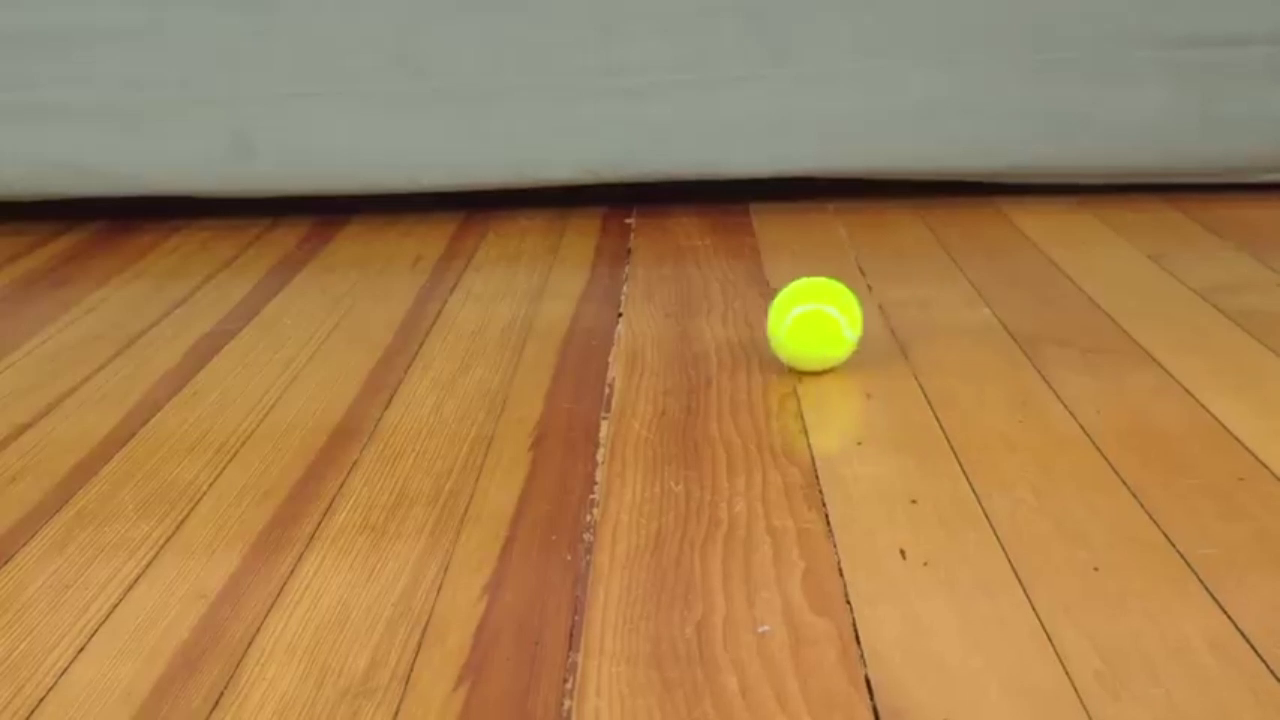
#> input picture frame 7 of dataset/vd2.mp4, 1280 x 720 px, given in place of the camera
$ python main.py
#> lines starting #> are read from the running program, lines starting #| are printed output that depends on the picture; after the words box and inside, x2 and y2 are one past the last pixel; in counts of white or black regions, pixels touching at a corner belong together
### AlphaBot.py
import time
import serial

ser = serial.Serial(
    port = 'COM5',
    baudrate = 9600,
    parity = serial.PARITY_NONE,
    stopbits = serial.STOPBITS_ONE,
    bytesize = serial.EIGHTBITS,
    timeout = 1
)
class AlphaBot(object):

    def __init__(self):
        pass
    def forward(self):
        ser.write(b"1")
        ser.flush()
    def backward(self):
        ser.write(b"4")
        ser.flush()
    def right(self):
        ser.write(b"2")
        ser.flush()
    def left(self):
        ser.write(b"3")
        ser.flush()
    def stop(self):
        ser.write(b"0")
        ser.flush()
    def close(self):
        ser.close()

### main.py
import cv2
import numpy as np
from AlphaBot import AlphaBot


car = AlphaBot()


# Kernel để sử dụng trong các phép toán morphology
kernel = np.ones((5, 5), np.uint8)

# Uncomment và đặt đường dẫn đến video nếu bạn muốn xử lý video
video_path = "dataset/vd2.mp4"
cap = cv2.VideoCapture(1)
if not cap.isOpened():
    print("Error: Could not open video file.")
    exit()
center = (0,0)

# Lấy thông tin của video để tạo video output
width = 320 #int(cap.get(3))
height = 240 #int(cap.get(4))
original_fps = cap.get(5)

# Giảm tốc độ fps xuống còn 10
target_fps = 10
frame_interval = int(original_fps / target_fps)

# Tạo video output
#fourcc = cv2.VideoWriter_fourcc(*'XVID')
#out = cv2.VideoWriter('output_video.avi', fourcc, target_fps, (width, height))

# Biến đường dẫn đến hình ảnh mẫu
image_path = "test.jpg"

# Hàm không làm gì
def nothing(x):
    pass

# Tạo các cửa sổ cho việc hiển thị các thành phần của ảnh
cv2.namedWindow('HueComp')
cv2.namedWindow('SatComp')
cv2.namedWindow('ValComp')
cv2.namedWindow('closing')
cv2.namedWindow('tracking')

# Tạo trackbar để điều chỉnh ngưỡng màu sắc
cv2.createTrackbar('hmin', 'HueComp', 32, 179, nothing)
cv2.createTrackbar('hmax', 'HueComp', 80, 179, nothing)

# Tạo trackbar để điều chỉnh ngưỡng độ bão hòa màu
cv2.createTrackbar('smin', 'SatComp', 90, 255, nothing)
cv2.createTrackbar('smax', 'SatComp', 155, 255, nothing)

# Tạo trackbar để điều chỉnh ngưỡng độ giá trị màu
cv2.createTrackbar('vmin', 'ValComp', 83, 255, nothing)
cv2.createTrackbar('vmax', 'ValComp', 177, 255, nothing)

# Khởi tạo biến lưu giữ tâm trước đó
prev_center = None

frame_count = 0

while True:
    buzz = 0
    _, frame = cap.read()
#> frame is the input picture: shape (720, 1280, 3); mean B, G, R 82.1, 129.1, 165.9
    frame = cv2.flip(frame, 0)
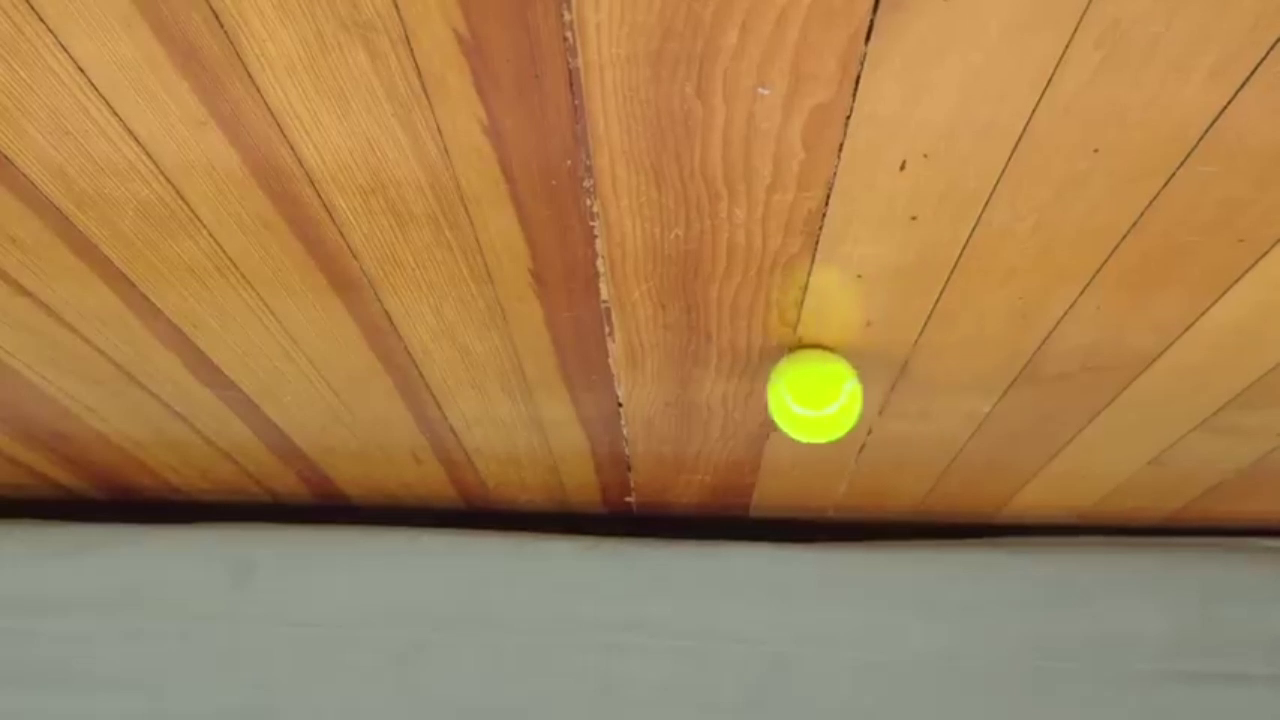
#> frame: shape (720, 1280, 3); mean B, G, R 82.1, 129.1, 165.9


    frame = cv2.resize(frame, (320, 240),
                interpolation = cv2.INTER_LINEAR)
#> frame: shape (240, 320, 3)
    # Làm mờ ảnh để giảm nhiễu
    frame = cv2.GaussianBlur(frame, (15, 15), 0)

    # Chuyển đổi ảnh sang không gian màu HSV
    hsv = cv2.cvtColor(frame, cv2.COLOR_BGR2HSV)
#> hsv: shape (240, 320, 3); mean H, S, V 22.2, 125.1, 167.5
    hue, sat, val = cv2.split(hsv)
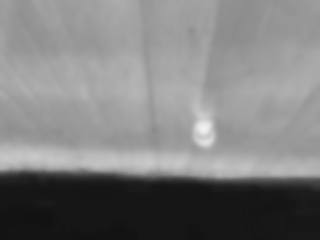
#> sat: shape (240, 320); min 18, max 241, mean 125.1
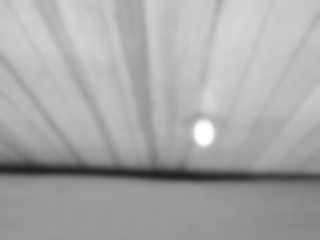
#> val: shape (240, 320); min 34, max 255, mean 167.5


    # Lấy giá trị ngưỡng từ trackbar
    hmn = cv2.getTrackbarPos('hmin', 'HueComp')
    hmx = cv2.getTrackbarPos('hmax', 'HueComp')
    smn = cv2.getTrackbarPos('smin', 'SatComp')
    smx = cv2.getTrackbarPos('smax', 'SatComp')
    vmn = cv2.getTrackbarPos('vmin', 'ValComp')
    vmx = cv2.getTrackbarPos('vmax', 'ValComp')

    # Tạo ảnh nhị phân dựa trên ngưỡng
    hthresh = cv2.inRange(np.array(hue), np.array(hmn), np.array(hmx))
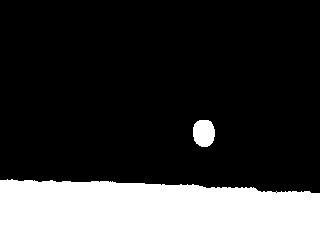
#> hthresh: shape (240, 320); 23.5% white; 2 white regions, box (x1, y1, x2, y2) and area: (0, 179, 320, 240) 17584, (193, 120, 215, 147) 495
    sthresh = cv2.inRange(np.array(sat), np.array(smn), np.array(smx))
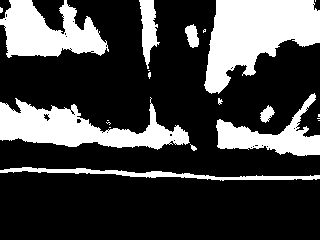
#> sthresh: shape (240, 320); 26.4% white; 21 white regions (11 under 20 px), largest, box (x1, y1, x2, y2) and area: (204, 0, 320, 94) 6525, (0, 97, 190, 150) 4850, (0, 0, 109, 58) 3856
    vthresh = cv2.inRange(np.array(val), np.array(vmn), np.array(vmx))
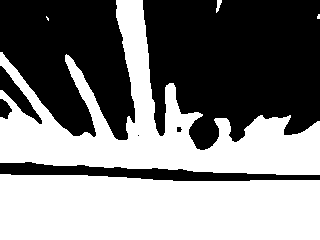
#> vthresh: shape (240, 320); 50.4% white; 7 black regions (1 under 20 px), largest, box (x1, y1, x2, y2) and area: (143, 0, 320, 150) 21264, (0, 0, 135, 140) 13099, (0, 162, 320, 181) 2819, (0, 66, 42, 124) 710, (0, 99, 12, 119) 164, (177, 127, 182, 132) 21

    # Kết hợp các ảnh nhị phân lại với nhau
    tracking = cv2.bitwise_and(hthresh, cv2.bitwise_and(sthresh, vthresh))
#> tracking: shape (240, 320); every value is 0

    # Nới rộng các vùng trắng để nối các đối tượng gần nhau
    dilation = cv2.dilate(tracking, kernel, iterations=1)

    # Đóng các lỗ nhỏ trong các vùng trắng
    closing = cv2.morphologyEx(dilation, cv2.MORPH_CLOSE, kernel)


    # Vẽ các đường thẳng để chia thành các khu vực
    cv2.line(frame, (width // 3, 0), (width // 3, height), (255, 0, 0), 2)  # Đường thẳng giữa và bên trái
    cv2.line(frame, (2 * width // 3, 0), (2 * width // 3, height), (255, 0, 0), 2)  # Đường thẳng giữa và bên phải
    cv2.line(frame, (0, height // 2), (width, height // 2), (0, 0, 255), 2)  # Đường ngang chia trên và dưới

    # Phát hiện các đối tượng tròn trong ảnh đã được làm mờ
    circles = cv2.HoughCircles(closing, cv2.HOUGH_GRADIENT, 1, 20, param1=120, param2=120, minRadius=0, maxRadius=0)
#> circles = None

    countLeft = 0
    countRight = 0
    countCenter = 0
    action = "Stop"

    if circles is not None:
        for i in circles[0, :]:
            if int(round(i[2])):
                cv2.circle(frame, (int(round(i[0])), int(round(i[1]))), int(round(i[2])), (0, 255, 0), 5)
                cv2.circle(frame, (int(round(i[0])), int(round(i[1]))), 2, (0, 255, 0), 10)
                center = (int(round(i[0])), int(round(i[1])))
                # Xác định vị trí của quả bóng và thực hiện các hành động tương ứng
                # if center[1] > height // 2:
                if center[0] < width // 3:
                    countLeft += 1
                elif center[0] > 2 * width // 3:
                    countRight += 1
                else:
                    countCenter += 1
    if countLeft >= countRight and countLeft > countCenter:
        action = "Turn Left"
        car.left()
        print("Turn Left")
    elif countRight >= countLeft and countRight > countCenter:
        action = "Turn Right"
        car.right()
        print("Turn Right")
    elif countCenter >= countLeft and countCenter > countRight:
        action = "Go Ahead"
        car.forward()
        print("Go Ahead")
    # elif countCenter + countLeft + countRight == 0:
    #     car.stop()
    #     print("Stop")

    # Vẽ đường dẫn của đối tượng nếu có
    if prev_center is not None:
        cv2.line(frame, prev_center, center, (255, 255, 255), 2)

    # Lưu tâm hiện tại cho lần lặp tiếp theo
    prev_center = center

    # Vẽ chữ và mũi tên
    font = cv2.FONT_HERSHEY_SIMPLEX
    cv2.putText(frame, action, (50, 50), font, 1, (255, 255, 255), 2, cv2.LINE_AA)
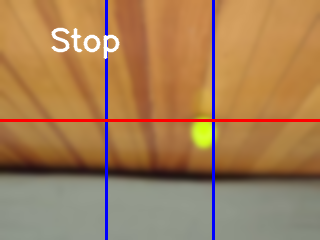
#> frame: shape (240, 320, 3); mean B, G, R 85.9, 126.1, 164.5


 #   out.write(frame)  # Ghi frame vào video output

    # Hiển thị các thành phần của ảnh trong các cửa sổ tương ứng
    cv2.imshow('HueComp', hthresh)
    cv2.imshow('SatComp', sthresh)
    cv2.imshow('ValComp', vthresh)
    cv2.imshow('closing', closing)
    cv2.imshow('tracking', frame)

    # Phím thoát ứng dụng
    k = cv2.waitKey(5) & 0xFF
#> (key Esc is pressed here)
    if k == 27:
        break

# Giải phóng tài nguyên khi kết thúc
cap.release()
#out.release()
cv2.destroyAllWindows()

$ run again, starting later in the video
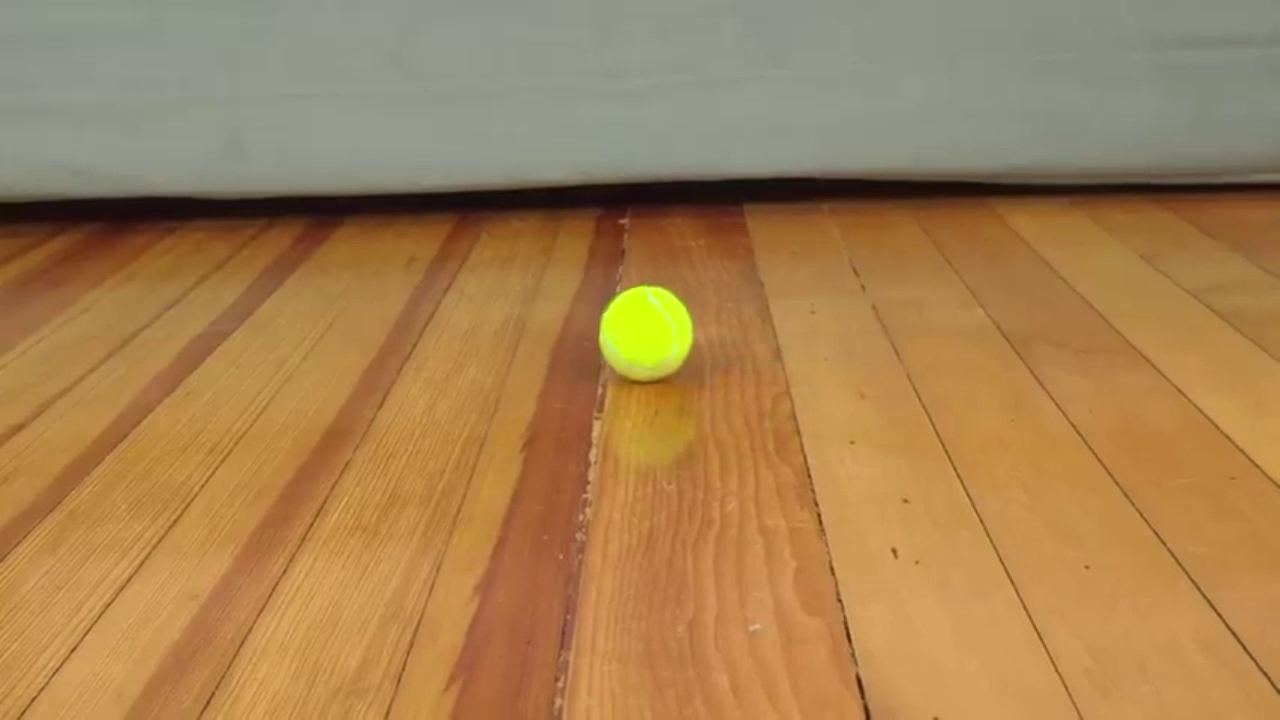
#> input picture frame 33 of dataset/vd2.mp4, 1280 x 720 px, given in place of the camera
#> frame is the input picture: shape (720, 1280, 3); mean B, G, R 82.7, 129.4, 166.2
#> hsv: shape (240, 320, 3); mean H, S, V 22.1, 124.4, 167.8
#> `hthresh = cv2.inRange(np.array(hue), np.array(hmn), np.array(hmx))`:
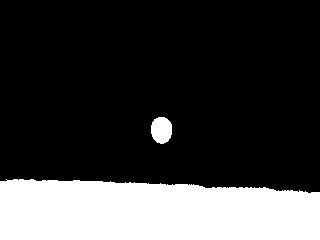
#> hthresh: shape (240, 320); 23.7% white; 2 white regions, box (x1, y1, x2, y2) and area: (0, 179, 320, 240) 17751, (151, 117, 172, 144) 458
#> sthresh: shape (240, 320); 29.3% white; 23 white regions (12 under 20 px), largest, box (x1, y1, x2, y2) and area: (175, 0, 320, 156) 10960, (0, 97, 157, 150) 4474, (0, 0, 112, 58) 4099
#> vthresh: shape (240, 320); 49.2% white; 6 white regions (2 under 20 px), largest, box (x1, y1, x2, y2) and area: (0, 174, 320, 240) 19806, (0, 0, 320, 176) 17917, (214, 0, 220, 13) 45, (169, 83, 174, 90) 28
#> tracking: shape (240, 320); every value is 0
#> circles = None
#> `cv2.putText(frame, action, (50, 50), font, 1, (255, 255, 255), 2, cv2...`:
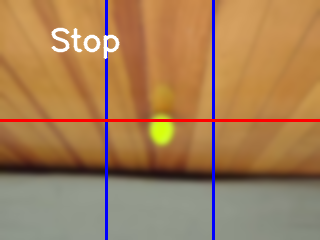
#> frame: shape (240, 320, 3); mean B, G, R 86.4, 126.5, 164.8

$ run again, starting later in the video
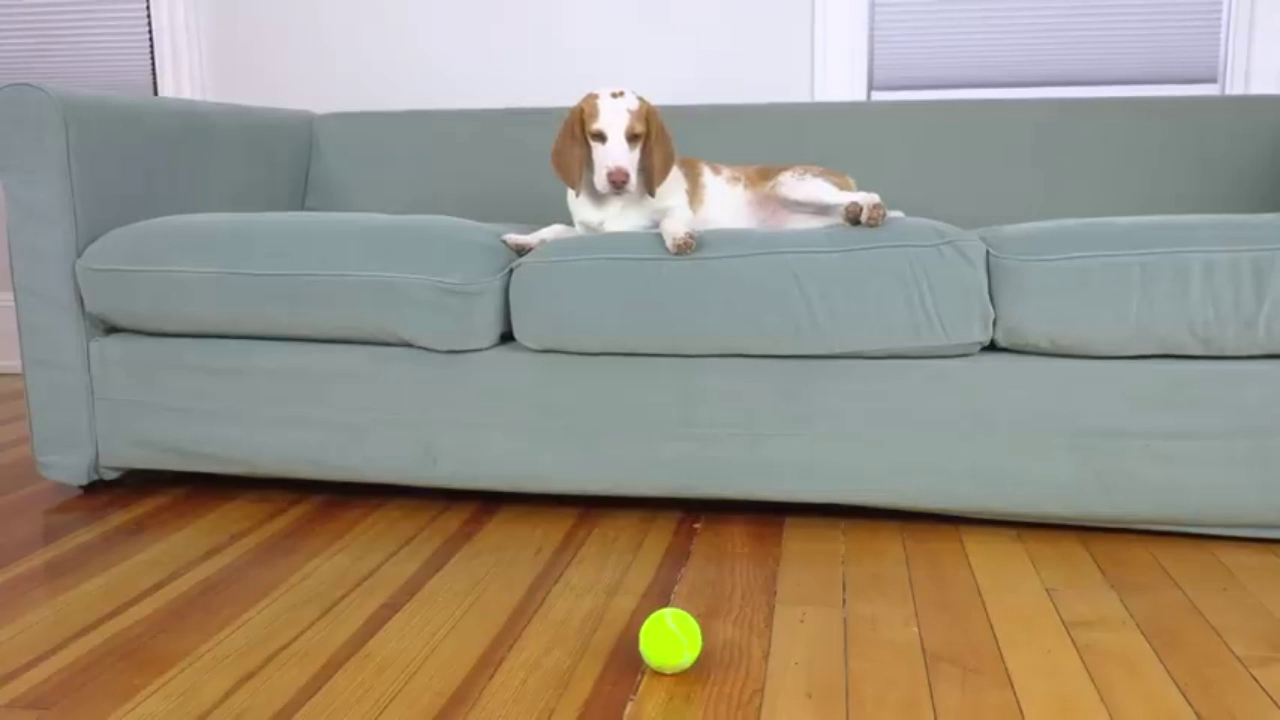
#> input picture frame 59 of dataset/vd2.mp4, 1280 x 720 px, given in place of the camera
#> frame is the input picture: shape (720, 1280, 3); mean B, G, R 130, 145.6, 154.8
#> hsv: shape (240, 320, 3); mean H, S, V 67.9, 65.8, 163.2
#> `hthresh = cv2.inRange(np.array(hue), np.array(hmn), np.array(hmx))`:
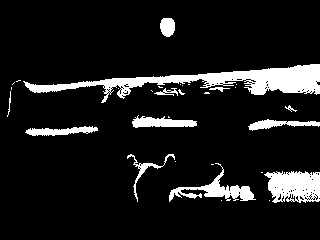
#> hthresh: shape (240, 320); 10.5% white; 31 white regions (19 under 20 px), largest, box (x1, y1, x2, y2) and area: (23, 64, 320, 103) 3689, (264, 171, 320, 203) 1363, (169, 163, 256, 202) 898
#> sthresh: shape (240, 320); 5.5% white; 22 white regions (8 under 20 px), largest, box (x1, y1, x2, y2) and area: (0, 0, 320, 94) 2262, (192, 0, 233, 48) 936, (250, 32, 284, 47) 263
#> vthresh: shape (240, 320); 73.7% white; 13 black regions (3 under 20 px), largest, box (x1, y1, x2, y2) and area: (0, 179, 320, 240) 11203, (188, 0, 320, 53) 4411, (21, 65, 242, 84) 1505
#> tracking: shape (240, 320); every value is 0
#> circles = None
#> `cv2.putText(frame, action, (50, 50), font, 1, (255, 255, 255), 2, cv2...`:
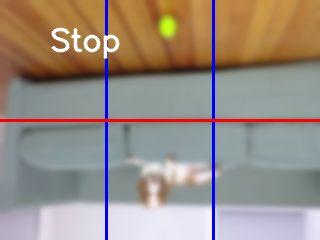
#> frame: shape (240, 320, 3); mean B, G, R 132.1, 142.4, 154.4
